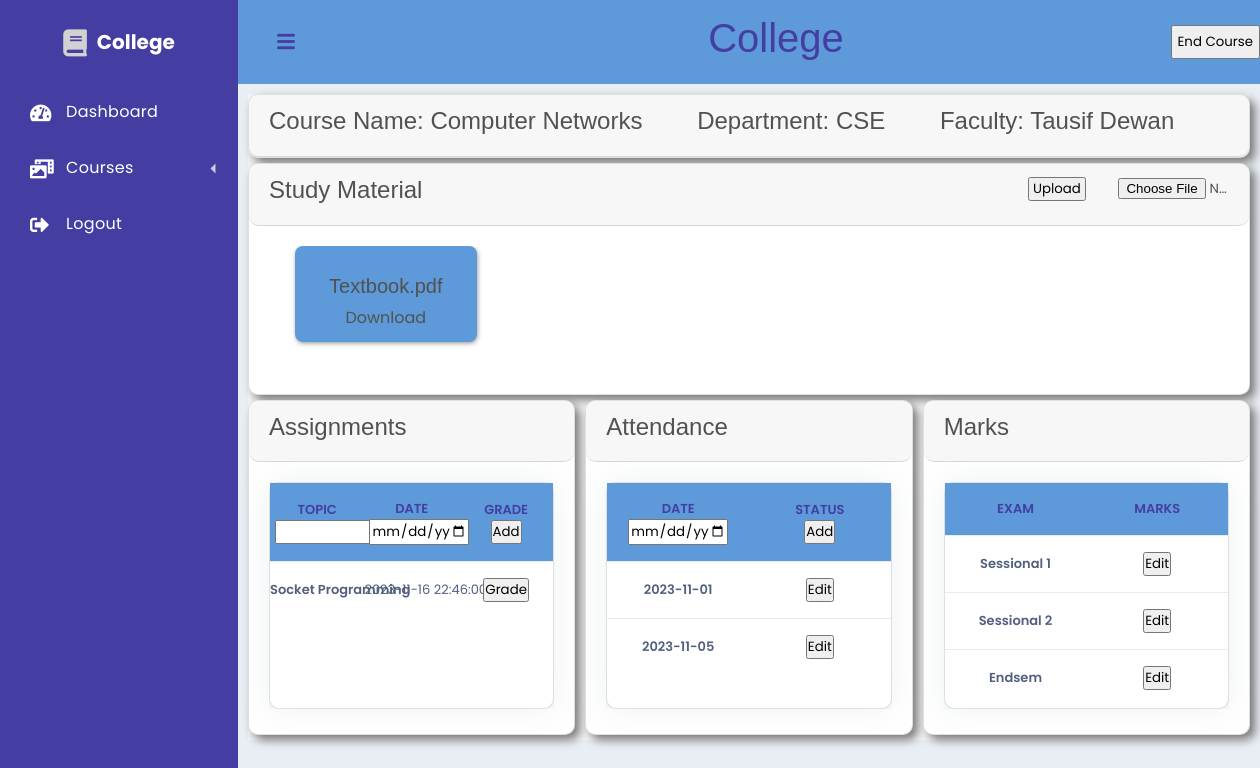
Screenshot of /public/course.php?course_id=13 (signed in) with the database file from the repository.
### tables this page shows
CREATE TABLE `course` (
  `Course_id` int(11) NOT NULL,
  `Course_name` varchar(40) NOT NULL,
  `Dept_name` varchar(40) NOT NULL,
  `Fac_id` int(11) NOT NULL,
  `Credits` int(11) NOT NULL,
  `Open` tinyint(1) NOT NULL DEFAULT 1
);

CREATE TABLE `user` (
  `User_id` int(11) NOT NULL,
  `Username` varchar(50) NOT NULL,
  `Password` varchar(20) NOT NULL,
  `First_name` varchar(20) NOT NULL,
  `Last_name` varchar(20) NOT NULL,
  `Off_id` varchar(20) NOT NULL,
  `Dept_name` varchar(20) NOT NULL,
  `Branch_name` varchar(20) DEFAULT NULL,
  `type` varchar(20) NOT NULL,
  `Semester` int(11) DEFAULT NULL
);

CREATE TABLE `coursematerial` (
  `Course_id` int(11) NOT NULL,
  `Mat_file` varchar(50) NOT NULL,
  `Mat_name` varchar(50) NOT NULL
);

CREATE TABLE `assignments` (
  `Assn_id` int(11) NOT NULL,
  `Assn_name` varchar(50) NOT NULL,
  `Due_time` datetime NOT NULL,
  `Course_id` int(11) NOT NULL,
  `Open` tinyint(1) NOT NULL
);

### src/libs/dashboard.php (called while the page is built, shortened)
<?php
function getuser($user_id)
{
    $sql='
    SELECT *
    FROM user
    Where User_id= :user_id;
    ';
    return make_query($sql,[':user_id'=>$user_id],true,true);
}
function getcoursesadmin()
{
    $sql = '
    Select course.Course_id as course_id, course.Course_name as course_name, CONCAT(user.First_name,\' \',user.Last_name) as faculty_name
    From course inner join user on course.Fac_id=user.User_id
    ';
    return make_query($sql,[],true);
}
$user_id = $_SESSION['user_data']['User_id'];
$user = getuser($user_id);
if($user['type']==='faculty'){
    $user_courses = getcoursesfaculty($user_id);
}
else if($user['type']==='student'){
    $user_courses = getcoursesstudent($user_id);
}
else if($user['type']==='HOD'){
    $user_courses = getcoursesHOD();
}
else if($user['type']==='admin'){
    $user_courses = getcoursesadmin();
}

### src/libs/database.php (called while the page is built, shortened)
<?php
function database(): PDO {
    static $pdo;
    if (!$pdo) {
        $pdo = new PDO(
            sprintf("mysql:host=%s;dbname=%s;charset=UTF8", DB_HOST, DB_NAME),
            DB_USER,
            DB_PASSWORD,
            [PDO::ATTR_ERRMODE => PDO::ERRMODE_EXCEPTION]
        );
    }
    return $pdo;
}
function make_query(string $sql, array $data, bool $need_fetch=false, bool $one_row=false) : array | false {
    $statement = database()->prepare($sql);
    foreach ($data as $key => $value) {
        $statement->bindValue($key, $value);
    }
    $statement->execute();
    if ($need_fetch) {
        $temp = $statement->fetchAll(PDO::FETCH_ASSOC);
        if ($one_row && $temp) {
            return $temp[0];
        } else {
            return $temp;
        }
    } else {
        return false;
    }
}

### src/libs/course.php (called while the page is built, shortened)
<?php
function getCourse($course_id) {
    $sql = '
        SELECT Course_id, Course_name, Fac_id, Credits, First_name as Fac_fname, Last_name as Fac_lname, course.Dept_name
        FROM course
        INNER JOIN user
        ON user.User_id = course.Fac_id
        WHERE Course_id = :course_id
    ';
    return make_query($sql, [':course_id' => $course_id], true, true);
}
function getAssignmentsForFaculty($course_id) {
    $sql = '
        SELECT Assn_name, Due_time, Assn_id
        FROM assignments
        WHERE Course_id = :course_id
    ';
    return make_query($sql, [':course_id' => $course_id], true,false);
}
function getMaterial($course_id) {
    $sql = '
        SELECT *
        FROM coursematerial
        WHERE Course_id = :course_id
    ';
    return make_query($sql, [':course_id' => $course_id], true);
}
function getAttendanceDates($course_id)
{
    $sql = '
        SELECT DISTINCT(Date) as Date
        FROM attendance
        WHERE Course_id = :course_id
    ';
    return make_query($sql, [':course_id' => $course_id], true);
}
$user_type = $_SESSION['user_data']['type'];
if (isset($_GET['course_id'])) {
    $course_id = $_GET['course_id'];
    $course = getCourse($course_id);
}
$material = getMaterial($course_id);
switch($user_type) {
    case 'HOD':
    case 'admin':
        $assignments = getAssignmentsForFaculty($course_id);
        $attendance = getAttendanceDates($course_id);
        break;
}

### public/course.php (the view, shortened to what this page needs)
<?php
require_once __DIR__ . '/../src/libs/course.php';
require_once __DIR__ . '/../src/libs/dashboard.php';
?>
<div class='dashboard'>
    <?= view('navbar'); ?>
    <div class='dashboard-app'>
        <header class='dashboard-toolbar'><a href="#!" class="menu-toggle"><i class="fas fa-bars"></i></a>
            <h1 style="position: absolute;text-align: center;width: 100%;z-index: -1;color: #443ea2;">College</h1>
            <?php if ($user_type !== 'student'): ?>
            <button style="position: absolute;right:0;padding:5px;" onclick="myFunction6()">End Course</button>
            <?php endif ?>
        </header>
        <div class='dashboard-content'>
            <section class="home-section">
                <div class="card">
                    <div class="card-header" style="display: grid;grid-auto-flow:column;grid-template-columns:none;">
                        <h2>
                            Course Name: <?= $course['Course_name'] ?>
                        </h2>
                        <h2>
                            Department: <?= $course['Dept_name'] ?>
                        </h2>
                        <h2>
                            Faculty: <?= $course['Fac_fname'] . ' ' . $course['Fac_lname']?>
                        </h2>
                    </div>
                </div>
                <div class='card'>
                    <div class="card-header" style="grid-template-columns: none;">
                        <h2>Study Material</h2>
                        <?php if ($user_type !== 'student'): ?>
                        <form action='course.php?course_id=<?=$course_id?>' method="post" enctype="multipart/form-data">
                            <button type="submit" style="width: 10%;left:65%;position:relative;cursor:pointer;" id="uploadbut">Upload</button>
                            <input style="width: 20%;left:70%;position:relative;cursor:pointer;" name="course-material" type="file" id="uploadfile">
                        </form>
                        <?php endif?>
                    </div>
                    <div class="card-body">
                        <div class="cardcourses-wrapper">
                            <?php
                            foreach ($material as $mat) {
                                echo <<<END
                                <div class="cardcourses">
                                    <h3>{$mat['Mat_name']}</h3>
                                    <p><a href="uploaded_files/{$mat['Mat_file']}" download>Download</a></p>
                                </div>
                                END;
                            }
                            ?>
                        </div>
                    </div>
                </div>
                <div class="container2">
                    <div class="card">
                    <div class="card-header">
                        <h2>Assignments</h2>
                    </div>
                    <div class="card-body">
                    <div class="pendingassignment">
            <div class="card shadow">
                    <table class="table align-items-center table-flush" style="border-collapse: collapse;text-align:center">
                            <tbody style="display: block;height: 225px;overflow: auto;">
                                <tr style="color: #443ea2;background-color: #5e9ad9;text-transform:uppercase;">
                                <?php
                                    function ifAllowed($str) {
                                        global $user_type;
                                        if ($user_type !== 'student') {
                                            echo $str;
                                        }
                                    }
                                ?>
                                <?= ifAllowed("<form action='course.php?course_id=$course_id' method='post'>") ?>
                                    <th style="text-align: center;padding-left:5px;padding-right:5px;">Topic<br>
                                        <?= ifAllowed('<input type="text" id="newassignmenttopic" name="newassignmenttopic" style="width: 100px;">') ?>
                                    </th>
                                    <th style="text-align: center;padding-left:5px;padding-right:5px;">Date<br>
                                        <?= ifAllowed('<input type="datetime-local" id="newassignmentdate" name="newassignmentdate" style="width: 100px;">') ?>
                                    </th>
                                    <th style="text-align: center;padding-left:5px;padding-right:5px;">Grade<br>
                                        <?= ifAllowed('<button type="submit">Add</button>') ?>
                                    </th>
                                <?= ifAllowed('</form>') ?>
                                            </tr>
                                            <?php
                            foreach ($assignments as $ass) {
                                if ($user_type !== 'student') {
                                    echo <<<END
                                    <tr>
                                        <form action="course.php?course_id=$course_id" method="post">
                                            <input hidden name="action" value="grade_assignment">
                                            <input hidden name="assn_id" value="{$ass['Assn_id']}">
                                            <th scope="row" style="padding-left:0px;padding-right:0px;">
                                                <div class="media align-items-center">
                                                    <div class="media-body">
                                                        <span class="mb-0 text-sm">{$ass['Assn_name']}</span>
                                                    </div>
                                                </div>
                                            </th>
                                            <td style="padding-left:0px;padding-right:0px;">{$ass['Due_time']}</td>
                                            <td style="padding-left:0px;padding-right:0px;"><button type="submit">Grade</button></td>
                                        </form>
                                    </tr>
                                    END;
                                } else if ($ass['Sub_exists']) {
                                    $grade = $ass['Grade'] ? $ass['Grade'] : 'Submitted';
                                    echo <<<END
                                    <tr>
                                        <input hidden name="assn_id" value="{$ass['Assn_id']}">
                                        <th scope="row" style="padding-left:0px;padding-right:0px;">
                                            <div class="media align-items-center">
                                                <div class="media-body">
                                                    <span class="mb-0 text-sm">{$ass['Assn_name']}</span>
                                                </div>
                                            </div>
                                        </th>
                                        <td style="padding-left:0px;padding-right:0px;">{$ass['Due_time']}</td>
                                        <td style="padding-left:0px;padding-right:0px;">$grade</td>
                                    </tr>
                                    END;
                                }
                            }
                            ?>
                                        </tbody>
                                    </table>
                                </div>
                            </div>
                        </div>
                    </div>
                    <div class="card">
                        <div class="card-header">
                            <h2>Attendance</h2>
                        </div>
                        <div class="card-body">
                        <div class="pendingassignment">
            <div class="card shadow">
                    <table class="table align-items-center table-flush" style="border-collapse: collapse;text-align:center;">
                            <tbody style="display: block;height: 225px;overflow: auto;">
                            <tr style="color: #443ea2;background-color: #5e9ad9;text-transform:uppercase;">
                                <th style="text-align: center;padding-left:5px;padding-right:5px;">Date<br>
                                <th style="text-align: center;padding-left:5px;padding-right:5px;">Status<br>
                            </form>
                                </tr>
                                <?php
                                foreach ($attendance as $att) {
                                    switch ($user_type) {
                                        case 'faculty':
                                        case 'HOD':
                                        case 'admin':
                                            $date = $att['Date'];
                                            echo <<<END
                                            <tr>
                                                <form action="course.php?course_id=$course_id" method="post">
                                                    <input hidden name="action" value="edit_attendance">
                                                    <input hidden name="date" value="$date">
                                                    <th>$date</th>
                                                    <td><button type="submit"">Edit</button></td>
                                                </form>
                                            </tr>
                                            END;
                                        break;
                                    }
                                }
                                ?>
            </tbody>
              </table>
        </div>
    </div>
                            </div>
                        </div>
                        <div class="card" >
                        <div class="card-header">
                            <h2>Marks</h2>
                        </div>
                        <div class="card-body">
                        <div class="pendingassignment">
            <div class="card shadow">
                    <table class="table align-items-center table-flush" style="border-collapse: collapse;text-align:center;">
                            <tbody style="display: block;height: 225px;overflow: auto;">
                            <tr style="color: #443ea2;background-color: #5e9ad9;text-transform:uppercase;">
                                    <th style="text-align: center;padding-left:5px;padding-right:5px;">Exam</th>
                                    <th style="text-align: center;padding-left:5px;padding-right:5px;">Marks</th>
                                </tr>
                <?php
                $mark_names = ['Sessional 1', 'Sessional 2', 'Endsem'];
                $column_names = ['Marks_s1', 'Marks_s2', 'Marks_endsem'];
                for ($i = 0; $i < sizeof($mark_names); ++$i) {
                    $mark_name = $mark_names[$i];
                    $column_name = $column_names[$i];
                    switch ($user_type) {
                        case 'faculty':
                        case 'HOD':
                        case 'admin':
                            echo <<<END
                            <tr>
                                <form action="course.php?course_id=$course_id" method="post">
                                    <input hidden name='action' value='edit_marks'>
                                    <input hidden name='type' value='$mark_name'>
                                    <input hidden name='column' value='$column_name'>
                                    <th>$mark_name</th>
                                    <td><button type="submit">Edit</button></td>
                                </form>
                            </tr>
                            END;
                            break;
                    }
                }
                ?>
            </tbody>
              </table>
        </div>
    </div>
                        </div>
                    </div>
                </div>
        </div>
    </div>
</div>

### rows the page displays
course: Course_name "Computer Networks", Dept_name "CSE", Fac.First_name "Tausif", Fac.Last_name "Dewan"
coursematerial: Mat_name "Textbook.pdf"
assignments: Assn_name "Socket Programming", Due_time "2023-11-16 22:46:00"

### other values shown
$str "Add Add"
$date "2023-11-01"
$date "2023-11-05"
$mark_name "Sessional 1"
$mark_name "Sessional 2"
$mark_name "Endsem"
